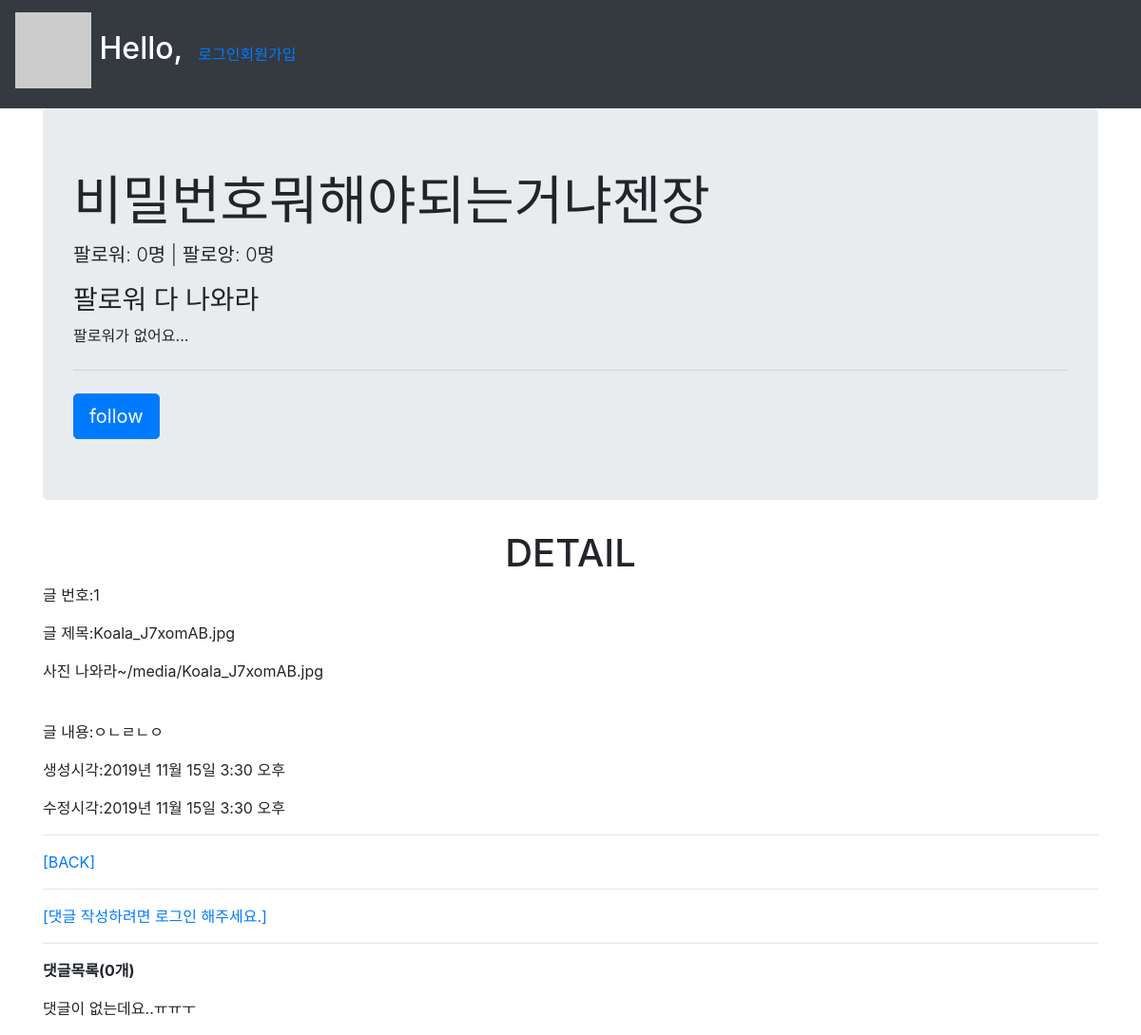
Screenshot of /photos/1/ with the database file from the repository.
### accounts/models.py (models this page shows)
class User(AbstractUser):
  followers = models.ManyToManyField(settings.AUTH_USER_MODEL, related_name='follwings')

### photos/models.py (models this page shows, shortened)
class Photo(models.Model):
  photo = models.ImageField()
  content = models.TextField()
  longitude = models.FloatField()
  latitude = models.FloatField()
  created_at = models.DateTimeField(auto_now_add=True)
  updated_at = models.DateTimeField(auto_now=True)
  user = models.ForeignKey(settings.AUTH_USER_MODEL, on_delete=models.CASCADE)
  like_users = models.ManyToManyField(settings.AUTH_USER_MODEL, related_name='like_articles', blank=True)
  hashtags = models.ManyToManyField(Hashtag, blank=True)

### photos/views.py (the view)
# urls.py: path('<int:photo_pk>/',views.detail, name='detail'),     # READ - Detail
def detail(request,photo_pk):
  photo = get_object_or_404(Photo, pk=photo_pk)
  person = get_object_or_404(get_user_model(), pk=photo.user_id)
  comment_form = CommentForm()
  comments = photo.comment_set.all()
  context = {
    'photo':photo,
    'person':person,
    'comment_form':comment_form,
    'comments':comments,
  }
  return render(request,'photos/detail.html',context)

### accounts/templatetags/gravatar.py (called while the page is built)
@register.filter
def makemd5(email):
  return hashlib.md5(email.encode('utf-8').lower().strip()).hexdigest()

### photos/templatetags/make_link.py (called while the page is built)
@register.filter
def hashtag_link(photo):
  content = photo.content + ' '
  hashtags = photo.hashtags.all()
  for hashtag in hashtags:
    content = content.replace(
      hashtag.content + ' ',
      f'<a href="photos/{hashtag.pk}/hashtag/">{hashtag.content}</a> '
    )
  return content

### config/templates/photos/detail.html (shortened to what this page needs)
{% extends 'base.html' %}
{% load make_link %}
{% load bootstrap4 %}
{% load static %}
{% block body %}
{% include 'photos/_follow.html' %}
<h1 class="text-center">DETAIL</h1>
<p>글 번호:{{photo.pk}}</p>
<p>글 제목:{{photo.photo}}</p>
<p>사진 나와라~{{ photo.photo.url }}</p>
<p>글 내용:{{photo|hashtag_link|safe }}</p>
<p>생성시각:{{photo.created_at}}</p>
<p>수정시각:{{photo.updated_at}}</p>
<hr>
<a href="{% url 'photos:index' %}">[BACK]</a>
<hr>
{% if user.is_authenticated %}
<form action="{% url 'photos:comment_create' photo.pk %}" method="POST" style="display:inline;">
  {% csrf_token %}
  {{ comment_form }}
  {% buttons submit='댓글 작성'%}
  {% endbuttons %}
</form>
{% else %}
<a href="{% url 'accounts:login' %}">[댓글 작성하려면 로그인 해주세요.]</a>
{% endif %}
<hr>
<p><b>댓글목록({{ comments|length }}개)</b></p>
{% for comment in comments %}
  <li>
    <p>[{{ forloop.revcounter }}] {{comment.content}}
    {% if comment.user == request.user %}
      <form action="{% url 'photos:comment_delete' photo.pk comment.pk %}" method="POST" style="display:inline;">
        {% csrf_token %}
        {% buttons submit='삭제'%}
        {% endbuttons %}
      </from>
    {% endif %}
  </li>
{% empty %}
  <p>댓글이 없는데요..ㅠㅠㅜ</p>
{% endfor %}
{% endblock %}

### config/templates/photos/_follow.html
<div class="jumbotron">
  <h1 class="display-4">{{ person.username }}</h1>
  <p class="lead">
    팔로워: {{ person.followers.all|length }}명 |
    팔로앙: {{ person.followings.all|length }}명
  </p>
  <h3>팔로워 다 나와라</h3>
  {% for follower in person.followers.all %}
    {{ follower.username }}
  {% empty %}
    <p>팔로워가 없어요...</p>
  {% endfor %}
  <hr class="my-4">
  {% if user != photo.user %}
  <a class="btn btn-primary btn-lg" href="{% url 'photos:follow' photo.pk person.pk %}" role="button">
    {% if user in person.followers.all %}
      unfollow
    {% else %}
      follow
    {% endif %}
  </a>
  {% endif %}
</div>

### rows the page displays
User: username "비밀번호뭐해야되는거냐젠장", followers.all|length "0"
Photo: pk "1", photo "Koala_J7xomAB.jpg", photo "/media/Koala_J7xomAB.jpg", content+id "ㅇㄴㄹㄴㅇ", created_at "2019년 11월 15일 3:30 오후", updated_at "2019년 11월 15일 3:30 오후"

### other values shown
{{ person.followings.all|length }} "0"
{{ comments|length }} "0"
